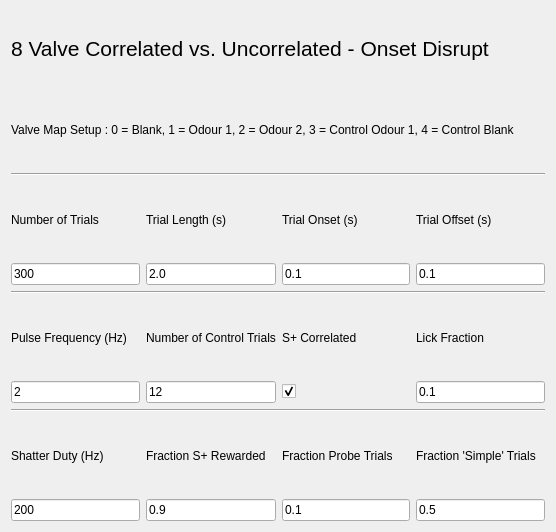
<?xml version="1.0" encoding="UTF-8"?>
<ui version="4.0">
 <class>Form</class>
 <widget class="QWidget" name="Form">
  <property name="geometry">
   <rect>
    <x>0</x>
    <y>0</y>
    <width>556</width>
    <height>532</height>
   </rect>
  </property>
  <property name="windowTitle">
   <string>Form</string>
  </property>
  <layout class="QGridLayout" name="gridLayout">
   <item row="8" column="1">
    <widget class="QLabel" name="label_11">
     <property name="text">
      <string>Number of Control Trials</string>
     </property>
    </widget>
   </item>
   <item row="4" column="1">
    <widget class="QLabel" name="label_5">
     <property name="text">
      <string>Trial Length (s)</string>
     </property>
    </widget>
   </item>
   <item row="6" column="0" colspan="4">
    <widget class="Line" name="line">
     <property name="orientation">
      <enum>Qt::Horizontal</enum>
     </property>
    </widget>
   </item>
   <item row="9" column="2">
    <widget class="QCheckBox" name="spCorrelatedCheck">
     <property name="text">
      <string/>
     </property>
     <property name="checked">
      <bool>true</bool>
     </property>
    </widget>
   </item>
   <item row="9" column="3">
    <widget class="QLineEdit" name="lickFractionEdit">
     <property name="text">
      <string>0.1</string>
     </property>
    </widget>
   </item>
   <item row="9" column="1">
    <widget class="QLineEdit" name="nControlTrialsEdit">
     <property name="text">
      <string>12</string>
     </property>
    </widget>
   </item>
   <item row="0" column="0" colspan="4">
    <widget class="QLabel" name="label_3">
     <property name="font">
      <font>
       <pointsize>16</pointsize>
      </font>
     </property>
     <property name="text">
      <string>8 Valve Correlated vs. Uncorrelated - Onset Disrupt</string>
     </property>
    </widget>
   </item>
   <item row="8" column="2">
    <widget class="QLabel" name="label_10">
     <property name="text">
      <string>S+ Correlated</string>
     </property>
    </widget>
   </item>
   <item row="4" column="2">
    <widget class="QLabel" name="label_2">
     <property name="text">
      <string>Trial Onset (s)</string>
     </property>
    </widget>
   </item>
   <item row="3" column="0" colspan="4">
    <widget class="Line" name="line_2">
     <property name="orientation">
      <enum>Qt::Horizontal</enum>
     </property>
    </widget>
   </item>
   <item row="8" column="0">
    <widget class="QLabel" name="label_9">
     <property name="text">
      <string>Pulse Frequency (Hz)</string>
     </property>
    </widget>
   </item>
   <item row="4" column="0">
    <widget class="QLabel" name="label">
     <property name="text">
      <string>Number of Trials</string>
     </property>
    </widget>
   </item>
   <item row="5" column="1">
    <widget class="QLineEdit" name="trialLengthEdit">
     <property name="text">
      <string>2.0</string>
     </property>
    </widget>
   </item>
   <item row="5" column="0">
    <widget class="QLineEdit" name="nTrialsEdit">
     <property name="text">
      <string>300</string>
     </property>
    </widget>
   </item>
   <item row="4" column="3">
    <widget class="QLabel" name="label_4">
     <property name="text">
      <string>Trial Offset (s)</string>
     </property>
    </widget>
   </item>
   <item row="2" column="0" colspan="4">
    <widget class="QLabel" name="label_13">
     <property name="text">
      <string>Valve Map Setup : 0 = Blank, 1 = Odour 1, 2 = Odour 2, 3 = Control Odour 1, 4 = Control Blank </string>
     </property>
    </widget>
   </item>
   <item row="8" column="3">
    <widget class="QLabel" name="label_6">
     <property name="text">
      <string>Lick Fraction</string>
     </property>
    </widget>
   </item>
   <item row="5" column="2">
    <widget class="QLineEdit" name="onsetEdit">
     <property name="text">
      <string>0.1</string>
     </property>
    </widget>
   </item>
   <item row="9" column="0">
    <widget class="QLineEdit" name="pulseFrequencyEdit">
     <property name="text">
      <string>2</string>
     </property>
    </widget>
   </item>
   <item row="5" column="3">
    <widget class="QLineEdit" name="offsetEdit">
     <property name="text">
      <string>0.1</string>
     </property>
    </widget>
   </item>
   <item row="10" column="0" colspan="4">
    <widget class="Line" name="line_3">
     <property name="orientation">
      <enum>Qt::Horizontal</enum>
     </property>
    </widget>
   </item>
   <item row="12" column="3">
    <widget class="QLineEdit" name="fractionSimpleTrialsEdit">
     <property name="text">
      <string>0.5</string>
     </property>
    </widget>
   </item>
   <item row="11" column="3">
    <widget class="QLabel" name="label_7">
     <property name="text">
      <string>Fraction 'Simple' Trials</string>
     </property>
    </widget>
   </item>
   <item row="11" column="0">
    <widget class="QLabel" name="label_8">
     <property name="text">
      <string>Shatter Duty (Hz)</string>
     </property>
    </widget>
   </item>
   <item row="12" column="0">
    <widget class="QLineEdit" name="shatterHzEdit">
     <property name="text">
      <string>200</string>
     </property>
    </widget>
   </item>
   <item row="11" column="2">
    <widget class="QLabel" name="label_12">
     <property name="text">
      <string>Fraction Probe Trials</string>
     </property>
    </widget>
   </item>
   <item row="12" column="2">
    <widget class="QLineEdit" name="fractionProbeTrialsEdit">
     <property name="text">
      <string>0.1</string>
     </property>
    </widget>
   </item>
   <item row="11" column="1">
    <widget class="QLabel" name="fractionSpRewardedEdit">
     <property name="text">
      <string>Fraction S+ Rewarded</string>
     </property>
    </widget>
   </item>
   <item row="12" column="1">
    <widget class="QLineEdit" name="lineEdit">
     <property name="text">
      <string>0.9</string>
     </property>
    </widget>
   </item>
  </layout>
 </widget>
 <resources/>
 <connections/>
</ui>
